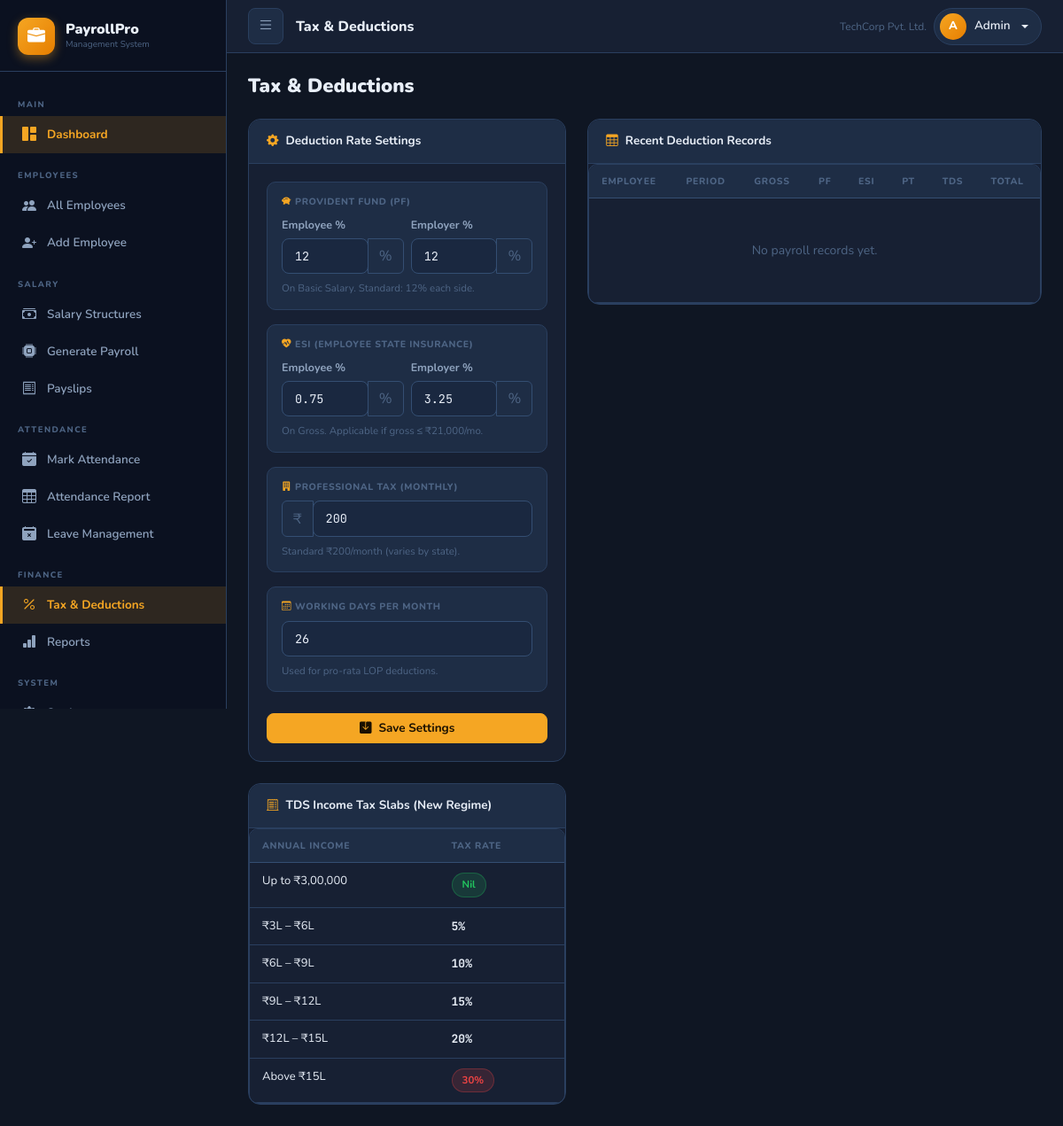
Screenshot of /tax/index.php (signed in) with the database file from the repository.
### tables this page shows
CREATE TABLE IF NOT EXISTS settings (
    id INT AUTO_INCREMENT PRIMARY KEY,
    setting_key VARCHAR(100) UNIQUE NOT NULL,
    setting_value TEXT
);

### includes/config.php (called while the page is built, shortened)
<?php
function getDB(): mysqli {
    static $conn = null;
    if ($conn === null) {
        $conn = new mysqli(DB_HOST, DB_USER, DB_PASS, DB_NAME);
        $conn->set_charset('utf8mb4');
    }
    return $conn;
}
function getSetting(string $key): string {
    $db  = getDB();
    $key = $db->real_escape_string($key);
    $res = $db->query("SELECT setting_value FROM settings WHERE setting_key='$key' LIMIT 1");
    if ($res && $row = $res->fetch_assoc()) return (string)$row['setting_value'];
    return '';
}

### tax/index.php (the view, shortened to what this page needs)
<?php
require_once '../includes/config.php';
$page_title = 'Tax & Deductions';
$db = getDB();
$pf_emp  = getSetting('pf_employee_rate');
$pf_er   = getSetting('pf_employer_rate');
$esi_emp = getSetting('esi_employee_rate');
$esi_er  = getSetting('esi_employer_rate');
$pt      = getSetting('pt_slab');
$wd      = getSetting('working_days');
$deductions = $db->query("
    SELECT CONCAT(e.first_name,' ',e.last_name) emp_name, e.emp_code,
           p.pay_month, p.pay_year, p.gross_salary,
           p.pf_employee, p.esi_employee, p.tds, p.professional_tax, p.total_deduction
    FROM payroll p JOIN employees e ON p.employee_id=e.id
    ORDER BY p.pay_year DESC, p.pay_month DESC LIMIT 15");
include '../includes/header.php';
?>
<div class="page-header">
  <h2>Tax &amp; Deductions</h2>
</div>
<div class="row g-4">
  <div class="col-12 col-lg-5">
    <div class="card mb-4">
      <div class="card-header"><i class="bi bi-gear-fill me-2 text-accent"></i>Deduction Rate Settings</div>
      <div class="card-body">
        <form method="POST">
          <div class="info-box mb-3">
            <div class="info-box-label"><i class="bi bi-piggy-bank-fill me-1 text-accent"></i>Provident Fund (PF)</div>
            <div class="row g-2">
              <div class="col-6">
                <label class="form-label">Employee %</label>
                <div class="input-group">
                  <input type="number" name="pf_employee_rate" class="form-control mono" value="<?= htmlspecialchars($pf_emp) ?>" step="0.01" min="0" max="100">
                  <span class="input-group-text">%</span>
                </div>
              </div>
              <div class="col-6">
                <label class="form-label">Employer %</label>
                <div class="input-group">
                  <input type="number" name="pf_employer_rate" class="form-control mono" value="<?= htmlspecialchars($pf_er) ?>" step="0.01" min="0" max="100">
                  <span class="input-group-text">%</span>
                </div>
              </div>
            </div>
            <div class="form-text mt-2">On Basic Salary. Standard: 12% each side.</div>
          </div>
          <div class="info-box mb-3">
            <div class="info-box-label"><i class="bi bi-heart-pulse-fill me-1 text-accent"></i>ESI (Employee State Insurance)</div>
            <div class="row g-2">
              <div class="col-6">
                <label class="form-label">Employee %</label>
                <div class="input-group">
                  <input type="number" name="esi_employee_rate" class="form-control mono" value="<?= htmlspecialchars($esi_emp) ?>" step="0.01" min="0" max="100">
                  <span class="input-group-text">%</span>
                </div>
              </div>
              <div class="col-6">
                <label class="form-label">Employer %</label>
                <div class="input-group">
                  <input type="number" name="esi_employer_rate" class="form-control mono" value="<?= htmlspecialchars($esi_er) ?>" step="0.01" min="0" max="100">
                  <span class="input-group-text">%</span>
                </div>
              </div>
            </div>
            <div class="form-text mt-2">On Gross. Applicable if gross ≤ ₹21,000/mo.</div>
          </div>
          <div class="info-box mb-3">
            <div class="info-box-label"><i class="bi bi-building-fill me-1 text-accent"></i>Professional Tax (Monthly)</div>
            <div class="input-group">
              <span class="input-group-text">₹</span>
              <input type="number" name="pt_slab" class="form-control mono" value="<?= htmlspecialchars($pt) ?>" step="1" min="0">
            </div>
            <div class="form-text mt-2">Standard ₹200/month (varies by state).</div>
          </div>
          <div class="info-box mb-4">
            <div class="info-box-label"><i class="bi bi-calendar3 me-1 text-accent"></i>Working Days per Month</div>
            <input type="number" name="working_days" class="form-control mono" value="<?= htmlspecialchars($wd) ?>" min="1" max="31">
            <div class="form-text mt-2">Used for pro-rata LOP deductions.</div>
          </div>
          <button type="submit" class="btn btn-primary w-100">
            <i class="bi bi-save-fill me-2"></i>Save Settings
          </button>
        </form>
      </div>
    </div>
    <div class="card">
      <div class="card-header"><i class="bi bi-receipt-cutoff me-2 text-accent"></i>TDS Income Tax Slabs (New Regime)</div>
      <div class="table-responsive">
        <table class="table mb-0" style="font-size:13px">
          <thead><tr><th>Annual Income</th><th>Tax Rate</th></tr></thead>
          <tbody>
            <tr><td>Up to ₹3,00,000</td><td><span class="badge-pill bp-active">Nil</span></td></tr>
            <tr><td>₹3L – ₹6L</td><td class="mono fw-700">5%</td></tr>
            <tr><td>₹6L – ₹9L</td><td class="mono fw-700">10%</td></tr>
            <tr><td>₹9L – ₹12L</td><td class="mono fw-700">15%</td></tr>
            <tr><td>₹12L – ₹15L</td><td class="mono fw-700">20%</td></tr>
            <tr><td>Above ₹15L</td><td><span class="badge-pill bp-inactive">30%</span></td></tr>
          </tbody>
        </table>
      </div>
    </div>
  </div>
  <div class="col-12 col-lg-7">
    <div class="card">
      <div class="card-header"><i class="bi bi-table me-2 text-accent"></i>Recent Deduction Records</div>
      <div class="table-responsive">
        <table class="table mb-0">
          <thead><tr><th>Employee</th><th>Period</th><th>Gross</th><th>PF</th><th>ESI</th><th>PT</th><th>TDS</th><th>Total</th></tr></thead>
          <tbody>
          <?php if ($deductions->num_rows === 0): ?>
            <tr><td colspan="8" class="text-center text-muted py-5">No payroll records yet.</td></tr>
          <?php else: while ($r = $deductions->fetch_assoc()): ?>
          <tr>
            <td><div class="fw-700"><?= htmlspecialchars($r['emp_name']) ?></div><div class="mono text-accent" style="font-size:11px"><?= $r['emp_code'] ?></div></td>
            <td><?= monthName($r['pay_month']).' '.$r['pay_year'] ?></td>
            <td class="mono"><?= formatCurrency($r['gross_salary']) ?></td>
            <td class="mono text-red">-<?= formatCurrency($r['pf_employee']) ?></td>
            <td class="mono text-red">-<?= formatCurrency($r['esi_employee']) ?></td>
            <td class="mono text-red">-<?= formatCurrency($r['professional_tax']) ?></td>
            <td class="mono text-red">-<?= formatCurrency($r['tds']) ?></td>
            <td class="mono fw-800 text-red">-<?= formatCurrency($r['total_deduction']) ?></td>
          </tr>
          <?php endwhile; endif; ?>
          </tbody>
        </table>
      </div>
    </div>
  </div>
</div>
<?php include '../includes/footer.php'; ?>

### includes/header.php (shortened to what this page needs)
<?php
$company  = getSetting('company_name') ?: 'PayrollPro';
$cur_page = basename($_SERVER['PHP_SELF'], '.php');
function isActive($seg) { return strpos($_SERVER['REQUEST_URI'], $seg) !== false ? 'active' : ''; }
?>
<!DOCTYPE html>
<html lang="en">
<head>
<link rel="stylesheet" href="<?= BASE_URL ?>assets/vendor/bootstrap/css/bootstrap.min.css">
<link rel="stylesheet" href="<?= BASE_URL ?>assets/vendor/bootstrap-icons/font/bootstrap-icons.min.css">
<link rel="stylesheet" href="<?= BASE_URL ?>assets/css/style.css">
</head>
<body>
<aside class="sidebar" id="sidebar">
  <div class="sb-brand">
    <div class="sb-logo"><i class="bi bi-briefcase-fill"></i></div>
    <div>
      <div class="sb-brand-name">PayrollPro</div>
      <div class="sb-brand-sub">Management System</div>
    </div>
  </div>
  <nav class="sb-nav">
    <div class="sb-section">Main</div>
    <a href="<?= BASE_URL ?>index.php" class="sb-link <?= $cur_page==='index'?'active':'' ?>">
      <i class="bi bi-grid-1x2-fill"></i><span>Dashboard</span>
    </a>
    <div class="sb-section">Employees</div>
    <a href="<?= BASE_URL ?>employees/list.php" class="sb-link <?= isActive('/employees/') ?>">
      <i class="bi bi-people-fill"></i><span>All Employees</span>
    </a>
    <a href="<?= BASE_URL ?>employees/add.php" class="sb-link">
      <i class="bi bi-person-plus-fill"></i><span>Add Employee</span>
    </a>
    <div class="sb-section">Salary</div>
    <a href="<?= BASE_URL ?>salary/list.php" class="sb-link <?= isActive('/salary/') ?>">
      <i class="bi bi-cash-stack"></i><span>Salary Structures</span>
    </a>
    <a href="<?= BASE_URL ?>payslip/generate.php" class="sb-link <?= isActive('/payslip/generate') ?>">
      <i class="bi bi-cpu-fill"></i><span>Generate Payroll</span>
    </a>
    <a href="<?= BASE_URL ?>payslip/list.php" class="sb-link <?= isActive('/payslip/list')||isActive('/payslip/view') ?>">
      <i class="bi bi-receipt"></i><span>Payslips</span>
    </a>
    <div class="sb-section">Attendance</div>
    <a href="<?= BASE_URL ?>attendance/mark.php" class="sb-link <?= isActive('/attendance/mark') ?>">
      <i class="bi bi-calendar-check-fill"></i><span>Mark Attendance</span>
    </a>
    <a href="<?= BASE_URL ?>attendance/report.php" class="sb-link <?= isActive('/attendance/report') ?>">
      <i class="bi bi-table"></i><span>Attendance Report</span>
    </a>
    <a href="<?= BASE_URL ?>attendance/leaves.php" class="sb-link <?= isActive('/attendance/leaves') ?>">
      <i class="bi bi-calendar2-x-fill"></i><span>Leave Management</span>
    </a>
    <div class="sb-section">Finance</div>
    <a href="<?= BASE_URL ?>tax/index.php" class="sb-link <?= isActive('/tax/') ?>">
      <i class="bi bi-percent"></i><span>Tax &amp; Deductions</span>
    </a>
    <a href="<?= BASE_URL ?>reports/index.php" class="sb-link <?= isActive('/reports/') ?>">
      <i class="bi bi-bar-chart-fill"></i><span>Reports</span>
    </a>
    <div class="sb-section">System</div>
    <a href="<?= BASE_URL ?>settings.php" class="sb-link <?= $cur_page==='settings'?'active':'' ?>">
      <i class="bi bi-gear-fill"></i><span>Settings</span>
    </a>
  </nav>
</aside>
<div class="main-wrap" id="mainWrap">
  <header class="topbar">
    <button class="btn-sidebar-toggle" id="sidebarToggle" aria-label="Toggle sidebar">
      <i class="bi bi-list"></i>
    </button>
    <div class="topbar-title"><?= htmlspecialchars($page_title ?? 'Dashboard') ?></div>
    <div class="d-flex align-items-center gap-2">
      <span class="topbar-company d-none d-lg-block"><?= htmlspecialchars($company) ?></span>
      <div class="dropdown">
        <button class="user-btn dropdown-toggle" data-bs-toggle="dropdown" aria-expanded="false">
          <div class="user-avatar"><?= strtoupper(substr($_SESSION['user_name'] ?? 'A', 0, 1)) ?></div>
          <span class="d-none d-sm-inline"><?= htmlspecialchars($_SESSION['user_name'] ?? 'Admin') ?></span>
        </button>
      </div>
    </div>
  </header>
  <div class="page-body">

### includes/footer.php (shortened to what this page needs)
  </div>
</div>
</body>
</html>

### rows the page displays
settings: setting_value "TechCorp Pvt. Ltd."
settings: pf_employee_rate "12"
settings: pf_employer_rate "12"
settings: esi_employee_rate "0.75"
settings: esi_employer_rate "3.25"
settings: pt_slab "200"
settings: working_days "26"

### other values shown
$page_title "Tax & Deductions"
substr($_SESSION['user_name'] ?? 'A', 0, 1) "A"
$_SESSION['user_name'] "Admin"
